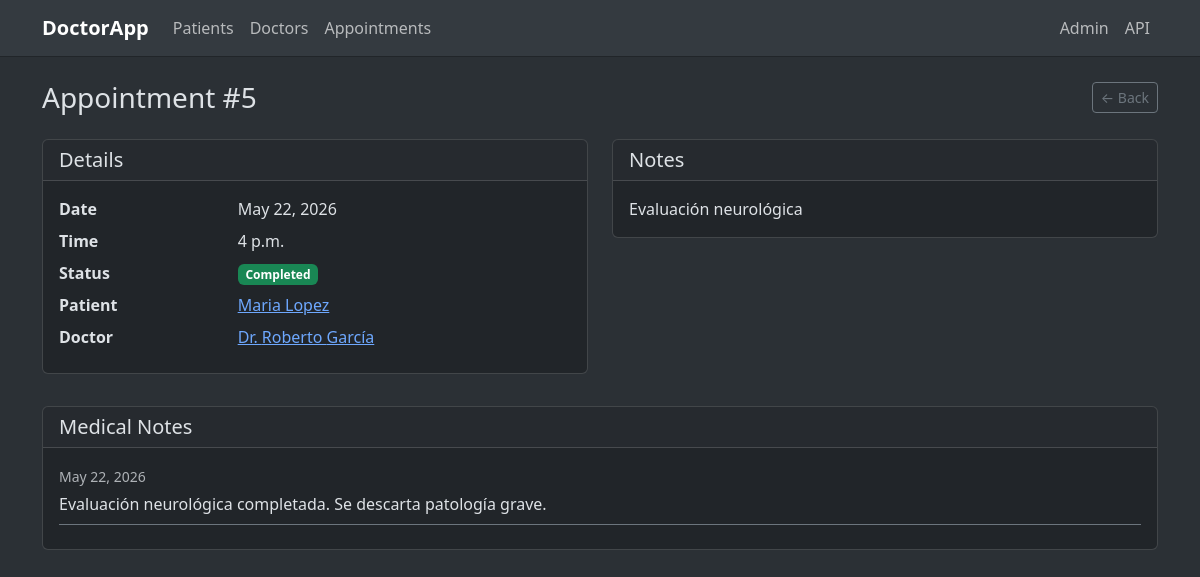
The app's page /appointments/5/ (signed in) with its own data.
### bookings/models.py (models this page shows, shortened)
class Appointment(models.Model):
    CONFLICTING_STATUSES = {
        AppointmentStatus.SCHEDULED,
        AppointmentStatus.CONFIRMED,
        AppointmentStatus.IN_PROGRESS,
    }
    patient = models.ForeignKey(Patient, related_name='appointments', on_delete=models.CASCADE)
    doctor = models.ForeignKey(Doctor, related_name='appointments', on_delete=models.CASCADE)
    appointment_date = models.DateField()
    appointment_time = models.TimeField(null=True, blank=True)
    notes = models.TextField()
    status = models.CharField(
        max_length=20,
        choices=AppointmentStatus.choices,
        default=AppointmentStatus.SCHEDULED,
    )

class MedicalNote(models.Model):
    appointment = models.ForeignKey(Appointment, related_name='medical_notes', on_delete=models.CASCADE)
    note = models.TextField()
    date = models.DateField()

### patients/models.py (models this page shows)
class Patient(models.Model):
    first_name = models.CharField(max_length=100)
    last_name = models.CharField(max_length=100)
    date_of_birth = models.DateField()
    contact_number = models.CharField(max_length=15)
    email = models.EmailField()
    address = models.TextField()
    medical_history = models.TextField()

### doctors/models.py (models this page shows)
class Doctor(models.Model):
    user = models.OneToOneField(
        settings.AUTH_USER_MODEL,
        on_delete=models.CASCADE,
        related_name='doctor_profile',
        null=True,
        blank=True,
    )
    first_name = models.CharField(max_length=100)
    last_name = models.CharField(max_length=100)
    qualification = models.CharField(max_length=100)
    contact_number = models.CharField(max_length=15)
    email = models.EmailField()
    address = models.TextField()
    biography = models.TextField()
    is_on_vacation = models.BooleanField(default = False)

### frontend/views.py (the view)
# urls.py: path("appointments/<int:pk>/", views.AppointmentDetailView.as_view(), name="appointment_detail"),
class AppointmentDetailView(LoginRequiredMixin, DetailView):
    model = Appointment
    template_name = "frontend/appointment_detail.html"
    context_object_name = "appointment"

### frontend/templates/frontend/appointment_detail.html (shortened to what this page needs)
{% extends "frontend/base.html" %}
{% block content %}
<div class="d-flex justify-content-between align-items-center mb-4">
    <h1 class="h3 mb-0">Appointment #{{ appointment.pk }}</h1>
    <a href="{% url 'appointment_list' %}" class="btn btn-outline-secondary btn-sm">&larr; Back</a>
</div>
<div class="row g-4">
    <div class="col-md-6">
        <div class="card">
            <div class="card-header"><h5 class="card-title mb-0">Details</h5></div>
            <div class="card-body">
                <dl class="row mb-0">
                    <dt class="col-sm-4">Date</dt>
                    <dd class="col-sm-8">{{ appointment.appointment_date }}</dd>
                    <dt class="col-sm-4">Time</dt>
                    <dd class="col-sm-8">{{ appointment.appointment_time|default:"—" }}</dd>
                    <dt class="col-sm-4">Status</dt>
                    <dd class="col-sm-8">
                        <span class="badge bg-{% if appointment.status == 'completed' %}success{% elif appointment.status == 'cancelled' %}danger{% elif appointment.status == 'in_progress' %}primary{% elif appointment.status == 'confirmed' %}info{% else %}secondary{% endif %}">
                            {{ appointment.get_status_display }}
                        </span>
                    </dd>
                    <dt class="col-sm-4">Patient</dt>
                    <dd class="col-sm-8"><a href="{% url 'patient_detail' appointment.patient.pk %}">{{ appointment.patient.first_name }} {{ appointment.patient.last_name }}</a></dd>
                    <dt class="col-sm-4">Doctor</dt>
                    <dd class="col-sm-8"><a href="{% url 'doctor_detail' appointment.doctor.pk %}">Dr. {{ appointment.doctor.first_name }} {{ appointment.doctor.last_name }}</a></dd>
                </dl>
            </div>
        </div>
    </div>
    <div class="col-md-6">
        <div class="card">
            <div class="card-header"><h5 class="card-title mb-0">Notes</h5></div>
            <div class="card-body">
                {% if appointment.notes %}
                    <p class="mb-0">{{ appointment.notes|linebreaksbr }}</p>
                {% else %}
                    <p class="text-body-secondary mb-0">No notes for this appointment.</p>
                {% endif %}
            </div>
        </div>
    </div>
</div>
<div class="row g-4 mt-2">
    <div class="col-12">
        <div class="card">
            <div class="card-header"><h5 class="card-title mb-0">Medical Notes</h5></div>
            <div class="card-body">
                {% if appointment.medical_notes.all %}
                {% for note in appointment.medical_notes.all %}
                <div class="mb-2 pb-2 border-bottom border-secondary">
                    <small class="text-body-secondary">{{ note.date }}</small>
                    <p class="mb-0 mt-1">{{ note.note|linebreaksbr }}</p>
                </div>
                {% endfor %}
                {% else %}
                <p class="text-body-secondary mb-0">No medical notes recorded.</p>
                {% endif %}
            </div>
        </div>
    </div>
</div>
{% endblock %}

### records on screen
Appointment: pk "5", appointment_date "May 22, 2026", appointment_time "4 p.m.", status "Completed", patient.first_name "Maria", patient.last_name "Lopez", doctor.first_name "Roberto", doctor.last_name "García", notes "Evaluación neurológica"
MedicalNote: date "May 22, 2026", note "Evaluación neurológica completada. Se descarta patología grave."
